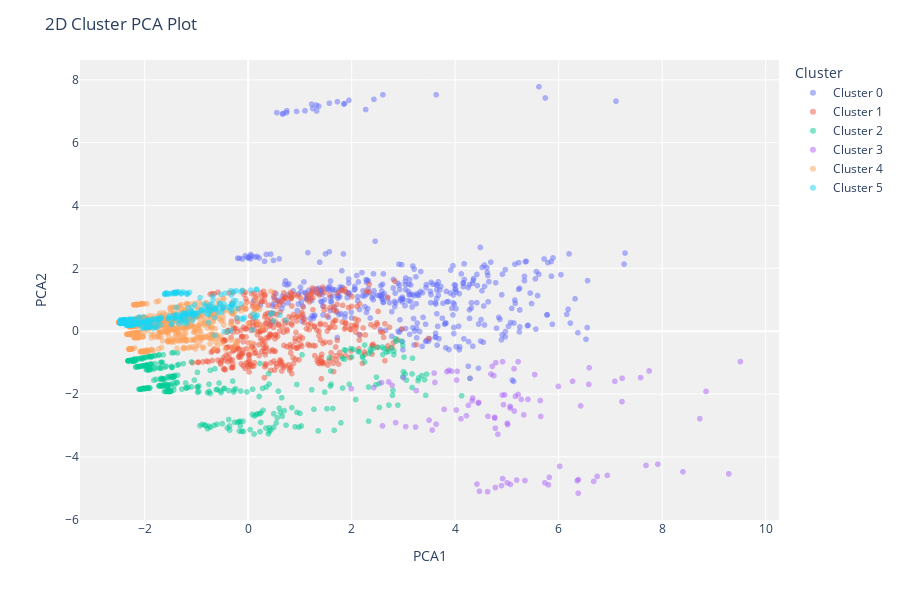

The code cell stored with this chart in its notebook:
### Markdown cell above
### Plot Clustering Again with Updated Cluster Number

### Code cell
aggl = create_model('hclust', num_clusters=6)
plot_model(aggl, plot = 'cluster')

### Figure 1 — Plotly figure (JSON) as saved in the notebook; plotly's stock layout.template omitted (floating-point values rounded to 4 significant figures; data arrays with more than 128 entries replaced by an {"elided": "..."} marker saying what was removed)
{"data": [{"customdata": {"elided": "413x1 float values"}, "hovertemplate": "Cluster=Cluster 0<br>PCA1=%{x}<br>PCA2=%{y}<br>Feature=%{customdata[0]}<extra></extra>", "legendgroup": "Cluster 0", "marker": {"color": "#636efa", "opacity": 0.5, "symbol": "circle"}, "mode": "markers", "name": "Cluster 0", "showlegend": true, "textposition": "top center", "type": "scattergl", "x": {"elided": "413 float values"}, "xaxis": "x", "y": {"elided": "413 float values"}, "yaxis": "y"}, {"customdata": {"elided": "433x1 float values"}, "hovertemplate": "Cluster=Cluster 1<br>PCA1=%{x}<br>PCA2=%{y}<br>Feature=%{customdata[0]}<extra></extra>", "legendgroup": "Cluster 1", "marker": {"color": "#EF553B", "opacity": 0.5, "symbol": "circle"}, "mode": "markers", "name": "Cluster 1", "showlegend": true, "textposition": "top center", "type": "scattergl", "x": {"elided": "433 float values"}, "xaxis": "x", "y": {"elided": "433 float values"}, "yaxis": "y"}, {"customdata": {"elided": "367x1 float values"}, "hovertemplate": "Cluster=Cluster 2<br>PCA1=%{x}<br>PCA2=%{y}<br>Feature=%{customdata[0]}<extra></extra>", "legendgroup": "Cluster 2", "marker": {"color": "#00cc96", "opacity": 0.5, "symbol": "circle"}, "mode": "markers", "name": "Cluster 2", "showlegend": true, "textposition": "top center", "type": "scattergl", "x": {"elided": "367 float values"}, "xaxis": "x", "y": {"elided": "367 float values"}, "yaxis": "y"}, {"customdata": [[-0.007862], [-0.007862], [-0.007862], [-0.007862], [-0.008587], [-0.007862], [-0.007862], [-0.007862], [-0.007862], [-0.005855], [-0.005855], [-0.005855], [-0.005855], [-0.005855], [-0.005855], [-0.005855], [-0.005855], [-0.005855], [-0.005855], [-0.005855], [-0.005855], [-0.005855], [-0.005855], [-0.005855], [-0.005855], [-0.005855], [-0.005855], [-0.005855], [-0.005855], [-0.005855], [-0.007862], [-0.007862], [-0.007862], [-0.005855], [-0.005855], [-0.007862], [-0.006267], [-0.007862], [-0.006267], [-0.006267], [-0.007862], [-0.008587], [-0.006267], [-0.006267], [-0.005855], [-0.008587], [-0.006267], [-0.006267], [-0.006267], [-0.006267], [-0.006267], [-0.006267], [-0.006267], [-0.008587], [-0.008587], [-0.008587], [-0.008587], [-0.008587], [-0.008587], [-0.008587], [-0.008587], [-0.008587], [-0.008587], [-0.008587], [-0.006267], [-0.006267], [-0.006267], [-0.006267], [-0.007862], [-0.007862], [-0.007862], [-0.007862], [-0.007862], [-0.007862], [-0.007862], [-0.007862], [-0.006267], [-0.007862], [-0.008587], [-0.008587], [-0.006267], [-0.007862], [-0.006267], [-0.006267], [-0.006267], [-0.008587], [-0.008587], [-0.008587], [-0.006267], [-0.008587], [-0.008587], [-0.008587], [-0.006267], [-0.006267], [-0.008587], [-0.008587]], "hovertemplate": "Cluster=Cluster 3<br>PCA1=%{x}<br>PCA2=%{y}<br>Feature=%{customdata[0]}<extra></extra>", "legendgroup": "Cluster 3", "marker": {"color": "#ab63fa", "opacity": 0.5, "symbol": "circle"}, "mode": "markers", "name": "Cluster 3", "showlegend": true, "textposition": "top center", "type": "scattergl", "x": [2.426, 4.691, 4.027, 5.537, 7.687, 3.609, 2.716, 1.993, 5.216, 4.826, 4.764, 5.013, 5.143, 5.008, 4.777, 3.787, 3.557, 3.044, 3.235, 2.849, 4.765, 3.496, 4.112, 5.326, 8.726, 8.847, 7.223, 5.644, 6.424, 5.062, 5.138, 4.717, 6.59, 2.596, 3.631, 2.782, 7.226, 3.25, 5.216, 6.268, 2.577, 7.917, 6.582, 4.446, 4.934, 5.348, 4.219, 4.634, 4.02, 5.277, 5.994, 5.406, 5.653, 5.188, 5.005, 4.894, 6.378, 4.776, 4.47, 5.067, 4.626, 4.421, 4.916, 6.02, 5.062, 7.582, 7.085, 7.748, 4.04, 3.929, 3.594, 4.915, 4.785, 3.88, 3.842, 2.999, 9.51, 4.29, 6.744, 9.286, 4.256, 4.747, 4.91, 4.455, 4.327, 5.731, 6.359, 6.382, 4.339, 6.676, 5.818, 5.802, 4.957, 5.164, 6.94, 8.401], "xaxis": "x", "y": [-1.795, -1.362, -1.556, -1.38, -4.272, -1.631, -1.614, -1.829, -0.9695, -3.28, -2.74, -2.972, -2.54, -2.927, -3.088, -2.489, -3.144, -3.036, -3.051, -2.91, -2.768, -2.831, -2.79, -2.663, -2.784, -1.917, -2.242, -2.207, -2.376, -2.444, -1.196, -1.119, -1.164, -3.012, -2.958, -1.725, -1.497, -1.89, -2.011, -1.594, -1.637, -4.232, -1.692, -2.287, -2.337, -4.754, -2.689, -2.709, -2.508, -2.171, -1.757, -2.17, -2.713, -4.737, -4.826, -4.916, -5.157, -4.975, -5.093, -4.876, -5.105, -4.865, -4.69, -4.301, -2.39, -1.476, -1.597, -1.265, -1.276, -1.274, -1.332, -0.9679, -1.001, -1.241, -1.285, -1.482, -0.9681, -1.499, -4.621, -4.541, -2.359, -1.412, -2.033, -2.267, -2.217, -4.825, -4.754, -4.721, -2.126, -4.78, -4.649, -4.889, -2.026, -2.072, -4.589, -4.474], "yaxis": "y"}, {"customdata": {"elided": "770x1 float values"}, "hovertemplate": "Cluster=Cluster 4<br>PCA1=%{x}<br>PCA2=%{y}<br>Feature=%{customdata[0]}<extra></extra>", "legendgroup": "Cluster 4", "marker": {"color": "#FFA15A", "opacity": 0.5, "symbol": "circle"}, "mode": "markers", "name": "Cluster 4", "showlegend": true, "textposition": "top center", "type": "scattergl", "x": {"elided": "770 float values"}, "xaxis": "x", "y": {"elided": "770 float values"}, "yaxis": "y"}, {"customdata": {"elided": "321x1 float values"}, "hovertemplate": "Cluster=Cluster 5<br>PCA1=%{x}<br>PCA2=%{y}<br>Feature=%{customdata[0]}<extra></extra>", "legendgroup": "Cluster 5", "marker": {"color": "#19d3f3", "opacity": 0.5, "symbol": "circle"}, "mode": "markers", "name": "Cluster 5", "showlegend": true, "textposition": "top center", "type": "scattergl", "x": {"elided": "321 float values"}, "xaxis": "x", "y": {"elided": "321 float values"}, "yaxis": "y"}], "layout": {"height": 600, "legend": {"title": {"text": "Cluster"}, "tracegroupgap": 0}, "margin": {"t": 60}, "plot_bgcolor": "rgb(240,240,240)", "title": {"text": "2D Cluster PCA Plot"}, "xaxis": {"anchor": "y", "domain": [0, 1], "title": {"text": "PCA1"}}, "yaxis": {"anchor": "x", "domain": [0, 1], "title": {"text": "PCA2"}}}}
